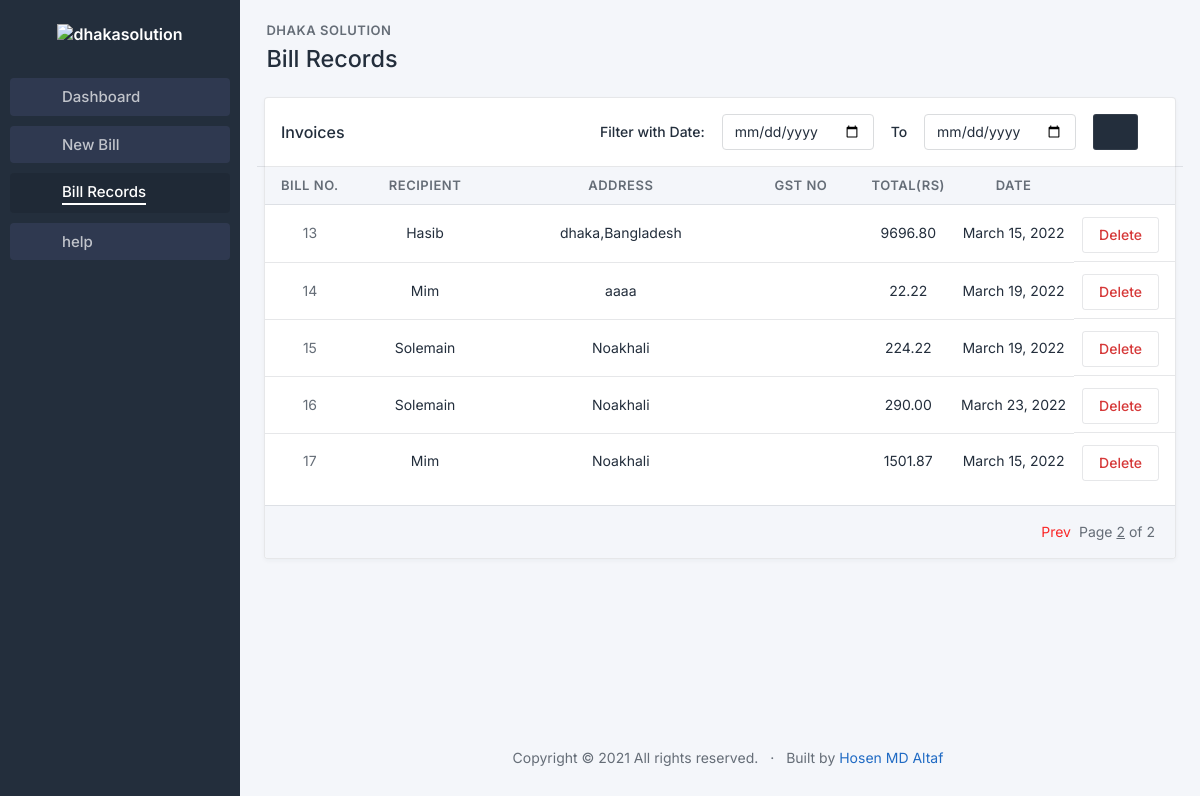
Page /records?page=2 on the committed database.
### billmanage/models.py (models this page shows)
class bill(models.Model):
    billno = models.IntegerField(primary_key= True, null=False, blank=False)
    date = models.DateField(default=timezone.now, null=False, blank=False)
    recipient = models.TextField(null=False, blank=False, max_length=100)
    address = models.TextField(null=False, blank=False, max_length=200)
    GSTno = models.CharField(null=False, blank=False, max_length=15)
    cgst = models.IntegerField(null=False, blank=False)
    sgst = models.IntegerField(null=True, blank=True)
    total = models.DecimalField(null=False, blank=False, max_digits=12, decimal_places=2)
    grandtotal = models.DecimalField(null=False, blank=False, max_digits=12, decimal_places=2)
    notice = models.TextField(null=True, blank=True)
    email = models.EmailField(null=True, blank=True)
    phone = models.CharField(null=True, blank=True,max_length=30)

### billmanage/views.py (the view)
# urls.py: path('records', billviews.records, name='records'),
def records(request):
    if request.method=='POST':
        startingdate = request.POST['start']
        enddate = request.POST['end']
        if startingdate and enddate:
            billobj = bill.objects.filter(date__range=[startingdate, enddate])
        else:
            billobj = bill.objects.all()
    else:
        billobj = bill.objects.all()
    paginator = Paginator(billobj, 10)
    page_number = request.GET.get('page')
    try:
        bills = paginator.page(page_number)
    except PageNotAnInteger:
        bills = paginator.page(1)
    except EmptyPage:
        bills = paginator.page(paginator.num_pages)
    return render(request, 'billmanage/records.html', {'bills': bills})

### billmanage/templates/billmanage/records.html (shortened to what this page needs)
{% load static %}
<!doctype html>
<html lang="en">
  <head>
    <link href="{% static 'css/tabler.min.css' %}" rel="stylesheet"/>
    <link href="{% static 'css/tabler-flags.min.css' %}" rel="stylesheet"/>
    <link href="{% static 'css/tabler-payments.min.css' %}" rel="stylesheet"/>
    <link href="{% static 'css/tabler-vendors.min.css' %}" rel="stylesheet"/>
    <link href="{% static 'css/demo.min.css' %}" rel="stylesheet"/>
    <link href="{% static 'typicons.font-2.1.2/src/font/typicons.css' %}" rel="stylesheet"/>
  </head>
  <body class="antialiased">
    <div class="page">
      <aside class="navbar navbar-vertical navbar-expand-lg navbar-dark">
        <div class="container-fluid">
          <h1 class="navbar-brand navbar-brand-autodark">
            <a href=".">
              <img src="https://dhakasolution.com/img/logo.png" width="auto" height="50" alt="dhakasolution" class="mt-2">
            </a>
          </h1>
          <div class="collapse navbar-collapse" id="navbar-menu">
            <ul class="navbar-nav pt-lg-3">
              <li class="navitemsextra nav-item">
                <a class="nav-link" href="{% url 'dashboard' %}" >
                  <span class="nav-link-icon d-md-none d-lg-inline-block" style="margin-top: -6px; font-size: 20px"><i class="typcn typcn-home-outline"></i></span>
                  <span class="nav-link-title" >
                    Dashboard
                  </span>
                </a>
              </li>
              <li class="navitemsextra  nav-item">
                <a class="nav-link" href="{% url 'addbill' %}" >
                  <span class="nav-link-icon d-md-none d-lg-inline-block" style="margin-top: -6px; font-size: 20px"><i class="typcn typcn-document-add"></i></span>
                  <span class="nav-link-title">
                    New Bill
                  </span>
                </a>
              </li>
              <li class="navitemsextra  activenav active nav-item">
                <a class="nav-link" href="{% url 'records' %}" >
                  <span class="nav-link-icon d-md-none d-lg-inline-block" style="margin-top: -6px; font-size: 20px"><i class="typcn typcn-archive"></i></span>
                  <span class="nav-link-title" style="
                  border-bottom: 2px solid white;">
                    Bill Records
                  </span>
                </a>
              </li>
              <li class="navitemsextra nav-item">
                <a class="nav-link" href="{% url 'dashboard' %}" >
                  <span class="nav-link-icon d-md-none d-lg-inline-block" style="margin-top: -6px; font-size: 20px;"><i class="typcn typcn-lock-open"></i></span>
                  <span class="nav-link-title">
                    help
                  </span>
                </a>
              </li>
            </ul>
          </div>
        </div>
      </aside>
      <div class="content">
        <div class="container-xl">
			<div class="page-header d-print-none">
			  <div class="row align-items-center">
				<div class="col" style="zoom: 130%;">
					<div class="page-pretitle">
            Dhaka Solution
					  </div>
					  <h2 class="page-title">
						Bill Records
					  </h2>
				</div>
			  </div>
			</div>
			<div class="card">
                <div class="card-header row">
                  <div class="col-4">
                    <h3 class="card-title">Invoices</h3>
                  </div>
                  <div class="col-8">
                    <form action="{% url 'records' %}" method="POST">
                      <div class="m-1 form-group" style="display: flex; justify-content: space-evenly;">
                        <div>
                          <label for="start" class=" form-label col-form-label">Filter with Date:</label>
                        </div>
                        <div>
                          <input type="date" name="start" class="form-control" required>
                        </div>
                        <div>
                          <label for="" class="col-form-label form-label">To</label>
                        </div>
                        <div>
                          <input type="date" name="end" class="form-control" required>
                        </div>
                        <div>
                          <button type="submit" class="btn btn-dark"><i class="typcn typcn-filter"></i></button>
                        </div>
                      </div>
                    </form>
                  </div>
                </div>
                <div class="table-responsive" >
                  <table class="table card-table table-vcenter text-nowrap datatable">
                    <thead>
                        <tr class="text-center">
                            <th style="width: 4 rem; font-size: 13px;">Bill No.</th>
                            <th style="width: 10rem; font-size: 13px;">Recipient</th>
                            <th style="width: 15rem;overflow-wrap: break-word;font-size: 13px;">Address</th>
                            <th style="width: 8rem;font-size: 13px;">GST no</th>
                            <th style="font-size: 13px;">Total(Rs)</th>
                            <th style="font-size: 13px;">Date</th>
                            <th></th>
                          </tr>
                    </thead>
                    <tbody class="text-center">
                    {% for bill in bills%}
                      <tr>
                        <td style="width: 5rem;"><span class="text-muted">{{bill.billno}}</span></td>
                        <td style="width: 10rem;"><a href="{% url 'invoice' billno=bill.billno %}" class="text-reset" tabindex="-1">{{bill.recipient}}</a></td>
                        <td style="width: 15rem;overflow-wrap: break-word;">{{bill.address}}</td>
                        <td style="width: 8rem;">{{bill.GSTno}}</td>
                        <td>{{bill.grandtotal}}</td>
                        <td>{{bill.date}}</td>
                        <td class="text-end d-flex" style="justify-content: space-around;">
                            <a  href="{% url 'delete' billno=bill.billno %}" style="text-decoration: none;"><button class="btn btn-outline-red pl-2 pr-2 mt-1" >Delete</button></a>
                        </td>
                      </tr>
                    {% endfor %}
                    </tbody>
                  </table>
                </div>
                <div class="card-footer d-flex align-items-center">
                  <ul class="pagination m-0 ms-auto">
                    {% if bills.has_previous %}
                    <li class="page-item">
                        <a class="page-link" style="color: rgb(250, 40, 40);" href="?page={{ bills.previous_page_number }}">
                        <i class="typcn typcn-arrow-back"></i>
                        Prev
                      </a>
                    </li>
                    {% endif %}
                    <li class="page-item m-1">
                        Page <span><u>{{ bills.number }}</u></span> of <span>{{ bills.paginator.num_pages }}</span>
                    </li>
                  </ul>
                </div>
              </div>
		  </div>
        <footer class="footer footer-transparent d-print-none">
          <div class="container">
            <div class="row text-center">
              <div class="col-12">
                <ul class="list-inline list-inline-dots mb-0">
                  <li class="list-inline-item">
                    Copyright &copy; 2021
                    All rights reserved.
                  </li>
                  <li class="list-inline-item">
                      Built by <a href="https://www.github.com/hosenmdaltaf"> Hosen MD Altaf</a>
                  </li>
                </ul>
              </div>
            </div>
          </div>
        </footer>
      </div>
    </div>
  </body>
</html>

### billmanage/templates/billmanage/records.html (style rules this page uses)
.navitemsextra { font-size: 15px; font-weight: 500; margin: 5px 10px; color: white; opacity: 1; }
.nav-link { background-color: rgb(158 152 255 / 10%) }

### rows in the picture
bill: billno "13", recipient "Hasib", address "dhaka,Bangladesh", grandtotal "9696.80", date "March 15, 2022"
bill: billno "14", recipient "Mim", address "aaaa", grandtotal "22.22", date "March 19, 2022"
bill: billno "15", recipient "Solemain", address "Noakhali", grandtotal "224.22", date "March 19, 2022"
bill: billno "16", recipient "Solemain", address "Noakhali", grandtotal "290.00", date "March 23, 2022"
bill: billno "17", recipient "Mim", address "Noakhali", grandtotal "1501.87", date "March 15, 2022"

### other values in the picture
{{ bills.number }} "2"
{{ bills.paginator.num_pages }} "2"
